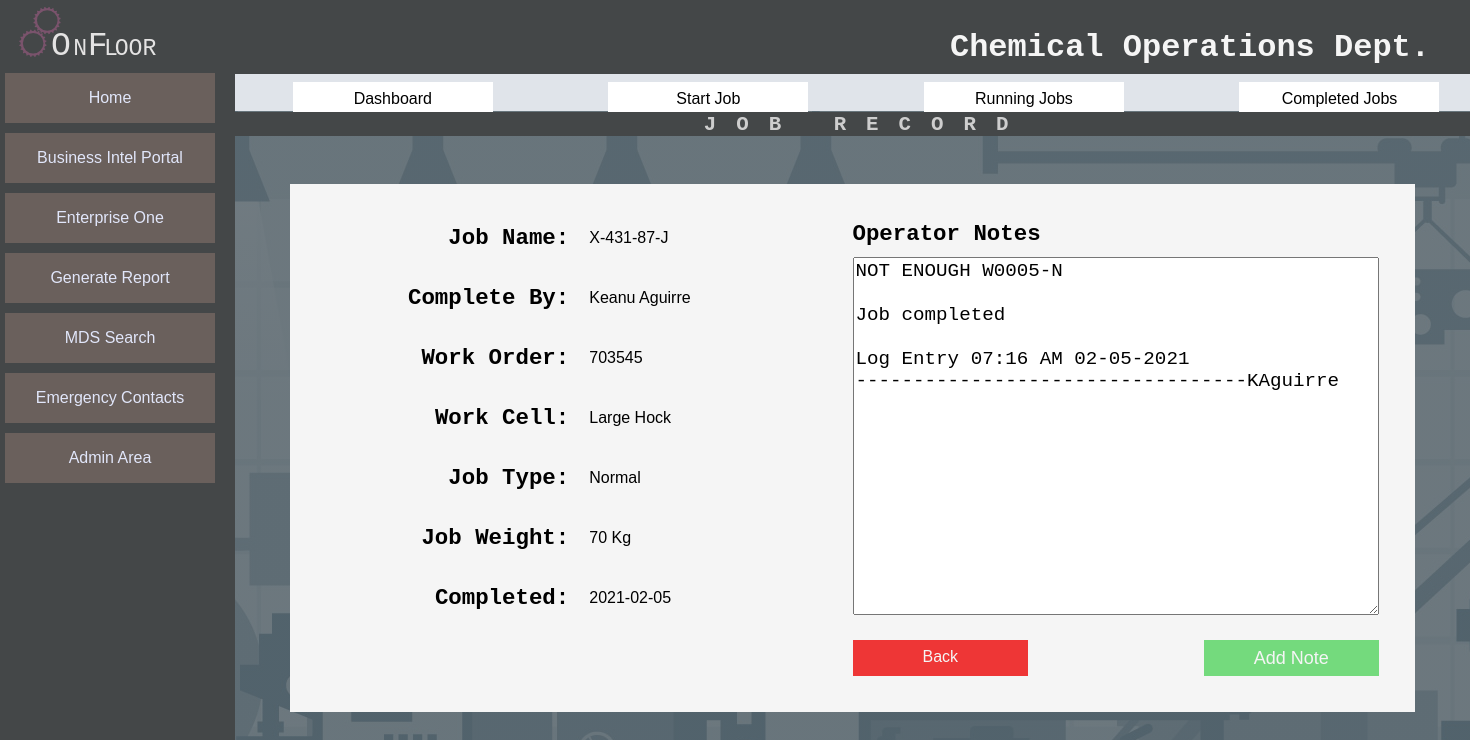
The page /job_record/881 on the database its author committed.
### tables this page shows
CREATE TABLE `Job_Record` (
	`Job_ID` INTEGER NOT NULL PRIMARY KEY AUTOINCREMENT,
	`Job` TEXT,
	`Work_Order` TEXT,
	`Job_Weight`  INTEGER NOT NULL,
	`Work_Cell`  INTEGER NOT NULL,
	`Job_Type`  INTEGER NOT NULL,
	`Job_Status` INTEGER NOT NULL,
	`Start_Time` TEXT,
	`Notes` TEXT,
	`In-Process_Testing` INEGER,
	`Pre_Adjustment` INTEGER,
	`End_Time` TEXT,
	`Total_Operations` INTEGER,
	`Start_Date` TEXT,
	`End_Date` TEXT,
	`Last_Operation` INTEGER
);

CREATE TABLE `Work_Cells` (
	`Cell_ID` INTEGER NOT NULL PRIMARY KEY AUTOINCREMENT,
	`Cell` TEXT
);

CREATE TABLE `Job_Categories` (
	`Type_ID` INTEGER NOT NULL PRIMARY KEY AUTOINCREMENT,
	`Type` TEXT);

### app.py (the view)
@app.route("/job_record/<jobID>", methods=["GET", "POST"])
def viewComplete(jobID):
    page = "JOB RECORD"
    oplist = DB.getActiveOperators()
    typeList = DB.getJobType()
    workcellList = DB.getWorkCells()
    result = DB.setUpdateForm(jobID)
    endDate = result[0][15]
    endDate = endDate[0:10]
    job = {
    'job ID': result[0][0],
    'job name': result[0][1],
    'work order': result[0][2],
    'cell': result[0][3],
    'cell ID': result[0][4],
    'status': result[0][5],
    'status ID': result[0][6],
     'type': result[0][7],
    'type ID': result[0][8],
    'weight': result[0][9],
    'activity ID' : result[0][10],
    'operator': result[0][11],
    'operator ID': result[0][12],
    'last op': result[0][13],
    'notes': result[0][14],
    'last activity': endDate
    }
    if request.method == 'POST':
        now = datetime.now()
        time = now.strftime('%I:%M %p')
        date = now.strftime('%Y-%m-%d')
        dbNotes = job['notes']
        pageNotes = request.form['notes']
        if(util.textHasChanged(dbNotes,pageNotes)):
            alias = "SYS"
            notes = pageNotes
            addNote = util.appendTimeStamp(alias,notes)
        else:
            addNote = dbNotes
        details = {
                'jobID': job['job ID'],
                'notes' : addNote
                }
        DB.updateJobNotes(details)
        return redirect(url_for('completedJobs'))
    else:
        return render_template('job_record.html',job=job, oplist=oplist, page=page)
    return render_template('job_record.html',job=job, oplist=oplist, page=page)

### data/DB.py (called while the page is built)
def make_connection():
    connection_String = "C:\\Users\\stephenb\\Desktop\\project x\\data\\JT_DATA.db" #work
    return sqlite3.connect(connection_String)

def end_connection(conn):
    conn.close()

def getActiveOperators():
    conn = make_connection()
    c = conn.cursor()
    SQL = Q.SelectActiveOperators()
    c.execute(SQL)
    items = c.fetchall()
    end_connection(conn)
    return items

def getWorkCells():
    conn = make_connection()
    c = conn.cursor()
    SQL = Q.SelectWorkCells()
    c.execute(SQL)
    items = c.fetchall()
    end_connection(conn)
    return items

def getJobType():
    conn = make_connection()
    c = conn.cursor()
    SQL = Q.SelectJobType()
    c.execute(SQL)
    items = c.fetchall()
    end_connection(conn)
    return items

def setUpdateForm(JobID):
    conn = make_connection()
    c = conn.cursor()
    SQL = Q.SelectJobToUpdate(JobID)
    c.execute(SQL)
    items = c.fetchall()
    end_connection(conn)
    return items

### data/SQL.py (called while the page is built)
def SelectJobType():
    SQL = "SELECT jc.Type_ID, jc.Type FROM Job_Categories jc; "
    return SQL

def SelectWorkCells():
    SQL = "SELECT wc.Cell_ID, wc.Cell FROM Work_Cells wc; "
    return SQL

def SelectActiveOperators():
    SQL = "SELECT o.Operator_ID, o.First_Name || ' ' || o.Last_Name AS [Name], ds.Shift, os.Status "
    SQL += "FROM Operators o "
    SQL += "JOIN Dept_Shifts ds ON ds.Shift_ID = o.Shift "
    SQL += "JOIN Operator_Status os ON os.Status_ID = o.Status "
    SQL += "WHERE os.Status NOT IN ('Inactive') "
    SQL += "ORDER BY ds.Shift, [Name]"
    return SQL

### templates/job_record.html
{% extends "layout.html"%}
    {% block body%}
         <form class="content-row-record-view" action="" method="POST">
            <p class="record-label">Job Name:</p>
            <p class="record-label">Complete By:</p>
            <p class="record-label">Work Order:</p>
            <p class="record-label">Work Cell:</p>
            <p class="record-label">Job Type:</p>
            <p class="record-label">Job Weight:</p>
            <p class="record-label">Completed:</p>
            <p class="record-value">{{job['job name']}}</p>
            <p class="record-value">{{job['operator']}}</p>
            <p class="record-value">{{job['work order']}}</p>
            <p class="record-value">{{job['cell']}}</p>
            <p class="record-value">{{job['type']}}</p>
            <p class="record-value">{{job['weight']}} Kg</p>
            <p class="record-value">{{job['last activity']}}</p>
        <div class="note-wrap-record-view">
            <label>Operator Notes</label>
            <textarea class="notes" name ='notes' autocomplete="off">{{job['notes']}}</textarea>
        </div>
        <input id="record-submit"class="submit" type="submit" name="add_note" value="Add Note">
        <div class="record-nav_btn"><a href="/completed_jobs">Back</a></div>
    </form>
      {% endblock %}

### static/style.css (style rules this page uses)
*, *::before, *::after { box-sizing:border-box; }
a { text-decoration:none; color:inherit; cursor:pointer; }
p { margin:0; }
html,body { margin: 0; height: 100%; background: linear-gradient( rgba(88, 100, 107, 0.85), rgba(88, 100, 107, 0.85) ), url(./images/factory_background.jpg); background-attachment:fixed; font-family: Verdana, Geneva, Tahoma, sans-serif; font-size: 16px; }
.submit { grid-area: sub; }
.content-row-record-view { width: 1125px; justify-self: center; justify-content: center; align-items: center; background: #f5f5f5; display: grid; padding: 36px; grid-row-gap: 24px; grid-template-columns: repeat(12,1fr); grid-template-rows: repeat(8,36px); grid-template-areas: "l1 l1 l1 i1 i1 . nwu nwu nwu nwu nwu nwu" "l2 l2 l2 i2 i2 . nwu nwu nwu nwu nwu nwu" "l3 l3 l3 i3 i3 . nwu nwu nwu nwu nwu nwu" "l4 l4 l4 i4 i4 . nwu nwu nwu nwu nwu nwu" "l5 l5 l5 i5 i5 . nwu nwu nwu nwu nwu nwu" "l6 l6 l6 i6 i6 . nwu nwu nwu nwu nwu nwu" "l7 l7 l7 i7 i7 . nwu nwu nwu nwu nwu nwu" ". . . . . . back back . . sub sub " ; }
.content-row-record-view > :nth-child(1) { grid-area: l1; }
.content-row-record-view > :nth-child(2) { grid-area: l2; }
.content-row-record-view > :nth-child(3) { grid-area: l3; }
.content-row-record-view > :nth-child(4) { grid-area: l4; }
.content-row-record-view > :nth-child(5) { grid-area: l5; }
.content-row-record-view > :nth-child(6) { grid-area: l6; }
.content-row-record-view > :nth-child(7) { grid-area: l7; }
.content-row-record-view > :nth-child(8) { grid-area: i1; }
.content-row-record-view > :nth-child(9) { grid-area: i2; }
.content-row-record-view > :nth-child(10) { grid-area: i3; }
.content-row-record-view > :nth-child(11) { grid-area: i4; }
.content-row-record-view > :nth-child(12) { grid-area: i5; }
.content-row-record-view > :nth-child(13) { grid-area: i6; }
.content-row-record-view > :nth-child(14) { grid-area: i7; }
.content-row-record-view > :nth-child(16) { grid-area: sub; }
.content-row-record-view > :nth-child(17) { grid-area: back; }
.note-wrap-record-view { display: flex; flex-direction: column; margin: 25px 0; height: 394px; grid-area: nwu; }
.note-wrap-record-view label { font-size: 1.4em; font-family: 'Courier New', Courier, monospace; font-weight: bold; }
.note-wrap-record-view textarea { margin-top: 10px; font-size: 1.2em; height: 394px; font-family: 'Courier New', Courier, monospace; }
#record-submit { height: 36px; border: none; background: #74da7d; color: #f5f5f5; font-size: 18px; }
.record-nav_btn { height: 36px; text-align: center; }
.record-nav_btn a { height: 36px; display: inline-block; background: #ee3636; padding: .5em; width: 100%; color: #f5f5f5; }
.record-label { text-align: right; font-family: 'Courier New', Courier, monospace; font-weight: bold; font-size: 1.4em; padding-right: 20px; }

### rows shown on the page
Job_Record: Job "X-431-87-J", Work_Order "703545", notes "NOT ENOUGH W0005-N Job completed Log Entry 07:16 AM 02-05-2021 ----------------------------------KAguirre"
Work_Cells: cell "Large Hock"
Job_Categories: type "Normal"

### other values the page prints
{{ page }} "JOB RECORD"
{{ job['operator'] }} "Keanu Aguirre"
{{ job['weight'] }} "70"
{{ job['last activity'] }} "2021-02-05"
